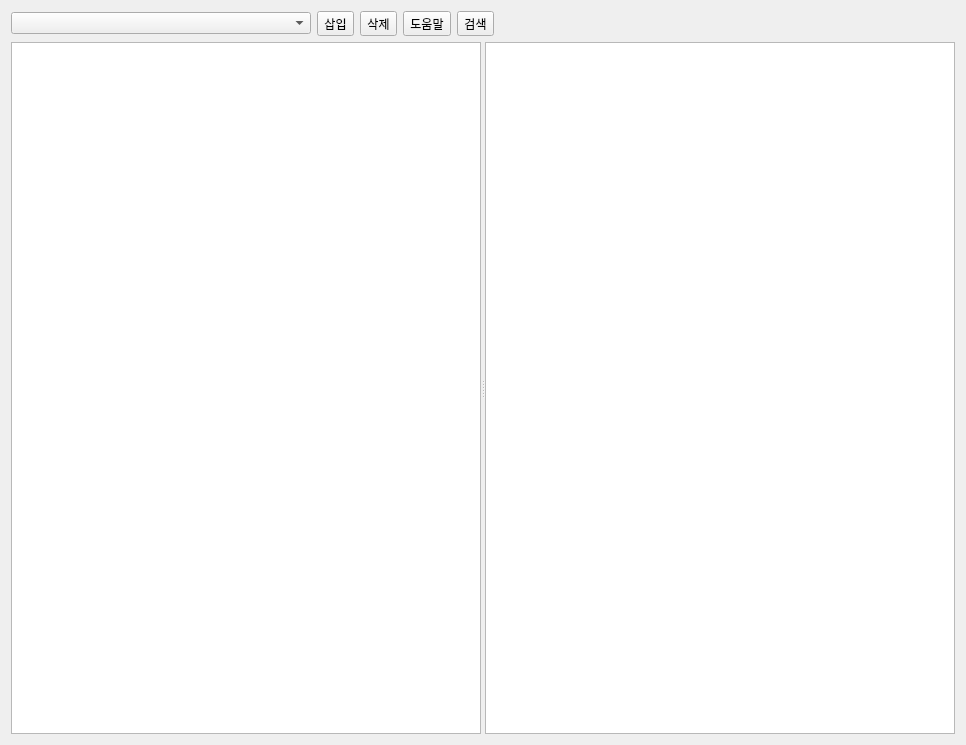
<?xml version="1.0" encoding="UTF-8"?>
<ui version="4.0">
 <class>Form</class>
 <widget class="QWidget" name="Form">
  <property name="geometry">
   <rect>
    <x>0</x>
    <y>0</y>
    <width>966</width>
    <height>745</height>
   </rect>
  </property>
  <property name="windowTitle">
   <string>HAZOP 분석</string>
  </property>
  <layout class="QVBoxLayout" name="verticalLayout">
   <item>
    <layout class="QHBoxLayout" name="horizontalLayout_3">
     <item>
      <widget class="QComboBox" name="hazop_tableview_listbox_pm">
       <property name="minimumSize">
        <size>
         <width>300</width>
         <height>0</height>
        </size>
       </property>
      </widget>
     </item>
     <item>
      <widget class="QToolButton" name="hazop_tableview_button_add">
       <property name="text">
        <string>삽입</string>
       </property>
      </widget>
     </item>
     <item>
      <widget class="QToolButton" name="hazop_tableview_button_remove">
       <property name="text">
        <string>삭제</string>
       </property>
      </widget>
     </item>
     <item>
      <widget class="QToolButton" name="hazop_tableview_button_help">
       <property name="text">
        <string>도움말</string>
       </property>
      </widget>
     </item>
     <item>
      <widget class="QToolButton" name="hazop_tableview_button_search">
       <property name="text">
        <string>검색</string>
       </property>
      </widget>
     </item>
     <item>
      <spacer name="horizontalSpacer_3">
       <property name="orientation">
        <enum>Qt::Horizontal</enum>
       </property>
       <property name="sizeHint" stdset="0">
        <size>
         <width>40</width>
         <height>20</height>
        </size>
       </property>
      </spacer>
     </item>
    </layout>
   </item>
   <item>
    <widget class="QSplitter" name="splitter">
     <property name="sizePolicy">
      <sizepolicy hsizetype="Expanding" vsizetype="Expanding">
       <horstretch>0</horstretch>
       <verstretch>0</verstretch>
      </sizepolicy>
     </property>
     <property name="orientation">
      <enum>Qt::Horizontal</enum>
     </property>
     <widget class="QTreeView" name="hazop_tree_view">
      <property name="editTriggers">
       <set>QAbstractItemView::NoEditTriggers</set>
      </property>
      <attribute name="headerVisible">
       <bool>false</bool>
      </attribute>
     </widget>
     <widget class="QTableWidget" name="hazop_table_view">
      <attribute name="horizontalHeaderCascadingSectionResizes">
       <bool>true</bool>
      </attribute>
      <attribute name="horizontalHeaderStretchLastSection">
       <bool>true</bool>
      </attribute>
      <attribute name="verticalHeaderCascadingSectionResizes">
       <bool>true</bool>
      </attribute>
     </widget>
    </widget>
   </item>
  </layout>
 </widget>
 <resources/>
 <connections/>
</ui>
